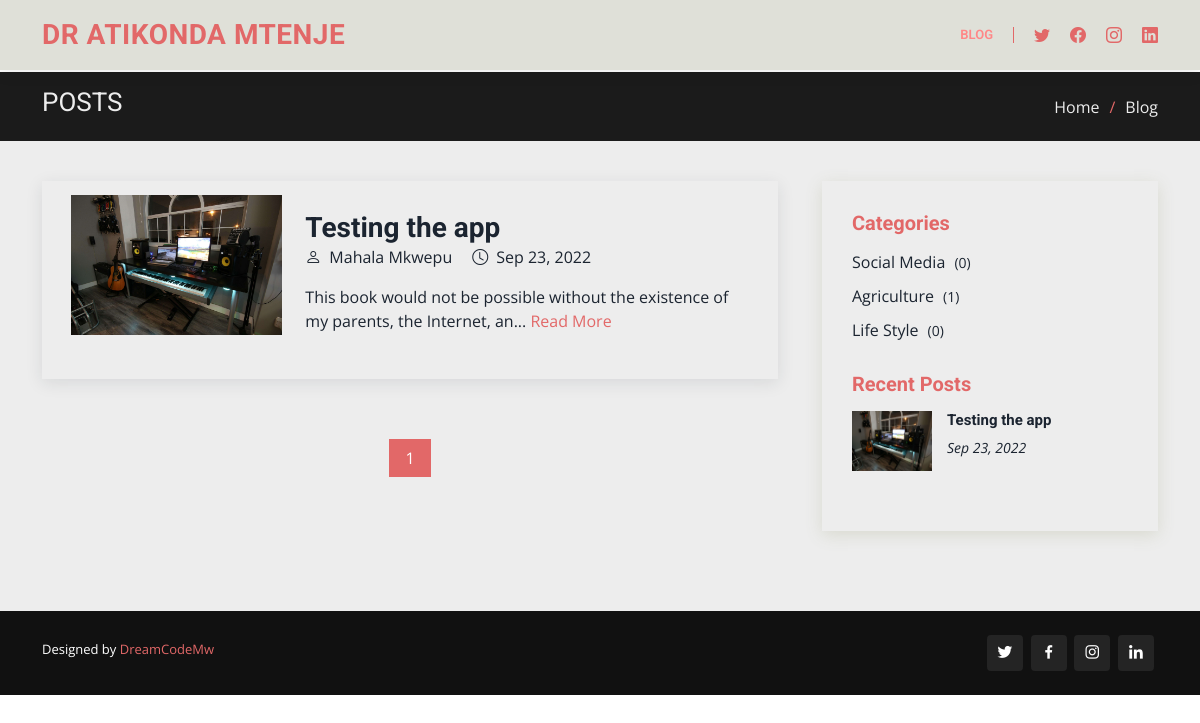
The page /blog.php on the database as committed earlier.
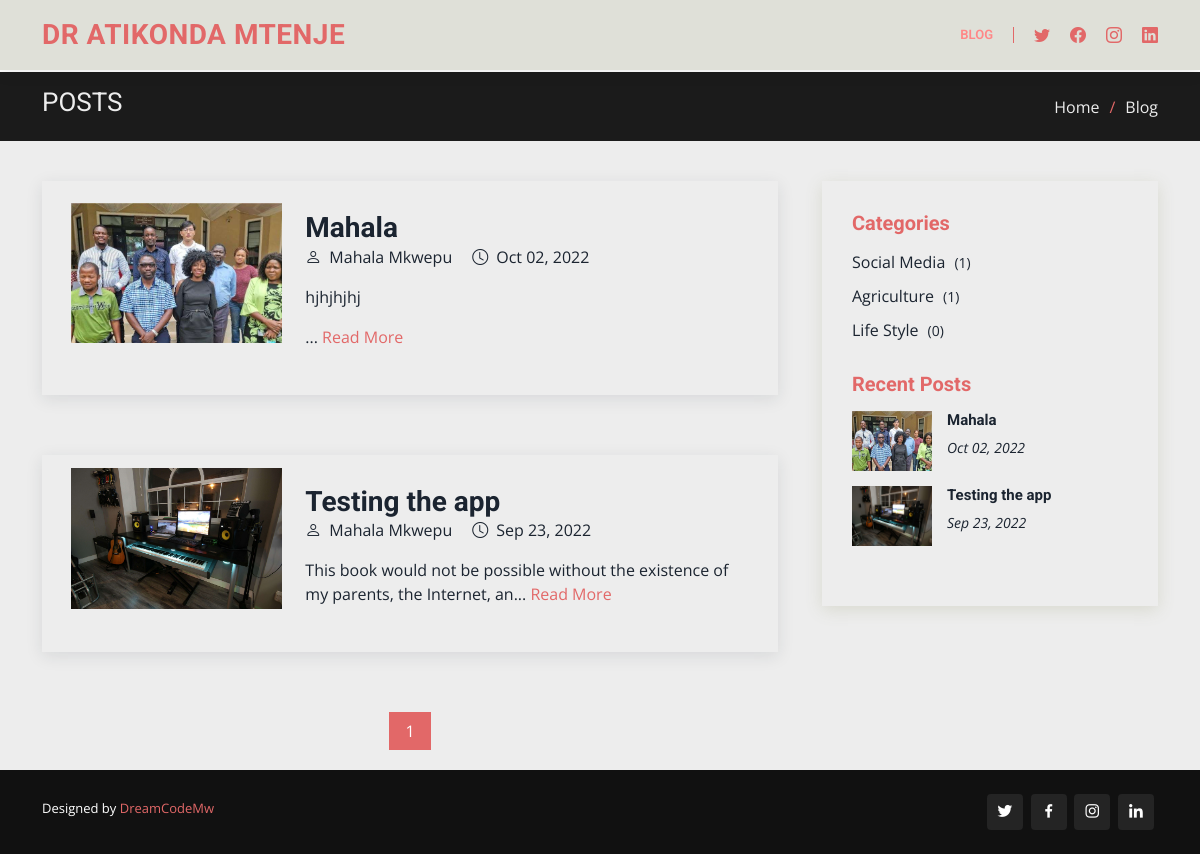
The same page on the database as committed later.
### tables this page shows
CREATE TABLE IF NOT EXISTS `blogs` (
  `blog_id` int(11) NOT NULL AUTO_INCREMENT,
  `category_id` int(11) DEFAULT NULL,
  `title` varchar(200) DEFAULT NULL,
  `author` varchar(200) DEFAULT NULL,
  `image` varchar(200) DEFAULT NULL,
  `content` text,
  `date` date DEFAULT NULL,
  PRIMARY KEY (`blog_id`)
);

CREATE TABLE IF NOT EXISTS `categories` (
  `category_id` int(11) NOT NULL AUTO_INCREMENT,
  `category_name` varchar(100) DEFAULT NULL,
  `upload_date` date DEFAULT NULL,
  PRIMARY KEY (`category_id`)
);

### classes/dbh.class.php (called while the page is built)
<?php
class Dbh{
	private $host = "localhost";
	private $user = "root";
	private $pwd = "";
	private $dbname = "atikonda";
	protected function connect(){
	$dsn = 'mysql:host=' . $this->host . ';dbname='. $this->dbname;
	$pdo =  new PDO($dsn, $this->user, $this->pwd, array(PDO::ATTR_ERRMODE => PDO::ERRMODE_WARNING));
    $pdo->setAttribute(PDO::ATTR_DEFAULT_FETCH_MODE, PDO::FETCH_ASSOC);
    return $pdo;
	}
}
?>

### classes/blog.class.php (called while the page is built, shortened)
<?php
include_once "dbh.class.php";
class Blog extends Dbh
{
    protected function viewsCategories()
    {
        $sql = "SELECT * FROM categories ORDER BY `category_id` DESC";
        $stmt = $this->connect()->query($sql);
        return $stmt->fetchAll();
    }
    protected function viewsBlogWithLimit($start, $end)
    {
        $sql = "SELECT * FROM `blogs` INNER JOIN `categories` ON blogs.category_id = categories.category_id ORDER BY blogs.blog_id DESC LIMIT $start, $end";
        $stmt = $this->connect()->query($sql);
        return $stmt->fetchAll();
    }
    protected function countsBlog()
    {
        $sql = "SELECT * FROM `blogs` INNER JOIN `categories` ON blogs.category_id = categories.category_id";
        $stmt = $this->connect()->query($sql);
        return $stmt->rowCount();
    }
    protected function countsBlogAndCategory($id)
    {
        $sql = "SELECT * FROM `blogs` INNER JOIN `categories` ON blogs.category_id = categories.category_id WHERE categories.category_id = ?";
        $stmt = $this->connect()->prepare($sql);
        $stmt->execute([$id]);
        return $stmt->rowCount();
    }
}

### classes/blogcontr.class.php (called while the page is built, shortened)
<?php
include_once "blog.class.php";
class BlogContr extends Blog
{
    public function viewCategories()
    {
        return $this->viewsCategories();
    }
    public function viewBlogWithLimit($start, $end)
    {
        return $this->viewsBlogWithLimit($start, $end);
    }
    public function countBlog()
    {
        return $this->countsBlog();
    }
    public function countBlogAndCategory($id)
    {
        return $this->countsBlogAndCategory($id);
    }
}

### blog.php (the view, shortened to what the changed rows need)
<?php
include_once "classes/profilecontr.class.php";
include_once "classes/blogcontr.class.php";
$blog = new BlogContr;
?>
<!DOCTYPE html>
<html lang="en">
<head>
  <link href="assets/vendor/animate.css/animate.min.css" rel="stylesheet">
  <link href="assets/vendor/aos/aos.css" rel="stylesheet">
  <link href="assets/vendor/bootstrap/css/bootstrap.min.css" rel="stylesheet">
  <link href="assets/vendor/bootstrap-icons/bootstrap-icons.css" rel="stylesheet">
  <link href="assets/vendor/boxicons/css/boxicons.min.css" rel="stylesheet">
  <link href="assets/vendor/glightbox/css/glightbox.min.css" rel="stylesheet">
  <link href="assets/vendor/remixicon/remixicon.css" rel="stylesheet">
  <link href="assets/vendor/swiper/swiper-bundle.min.css" rel="stylesheet">
  <link href="assets/css/style1.css" rel="stylesheet">
</head>
<body>
  <header id="header" class="fixed-top">
    <div class="container d-flex align-items-center">
      <h1 class="logo me-auto"><a href="index.php">DR ATIKONDA MTENJE</a></h1>
    </div>
  </header>
  <main id="main">
    <section id="breadcrumbs" class="breadcrumbs">
      <div class="container">
        <div class="d-flex justify-content-between align-items-center">
          <h2>Posts</h2>
        </div>
      </div>
    </section>
    <section id="blog" class="blog">
      <div class="container" data-aos="fade-up">
        <div class="row">
          <div class="col-lg-8 entries">
            <?php
            @$page = $_GET["page"];
            if ($page == "" || $page == "1") {
              $page1 = 0;
            } else {
              $page1 = ($page * 4) - 4;
            }
            if (isset($_GET['cat_id'])) {
              $category_id = $_GET['cat_id'];
              $row = $blog->viewBlogAndCategory($category_id, $page1, 4);
            } else {
              $row = $blog->viewBlogWithLimit($page1, 4);
            }
            foreach ($row as $rw) {
              $date = strtotime($rw['date']);
            ?>
              <article class="entry">
                <div class="row">
                  <div class="col-md-3 m-auto">
                    <div class="entry-img mb-0">
                      <img src="img/blog/<?php echo $rw['image'] ?>" alt="" class="img-fluid">
                    </div>
                  </div>
                  <div class="col-md-8">
                    <h2 class="entry-title mb-0">
                      <a href="blog.php?blog_id=<?php echo $rw['blog_id'] ?>"><?php echo $rw['title'] ?></a>
                    </h2>
                    <div class="entry-meta mb-0">
                      <ul>
                        <li class="d-flex align-items-center"><i class="bi bi-person"></i> <?php echo $rw['author'] ?></li>
                        <li class="d-flex align-items-center"><i class="bi bi-clock"></i> <time datetime="2020-01-01"><?php echo date("M d, Y", $date) ?></time></li>
                      </ul>
                    </div>
                    <div class="entry-content mb-0">
                      <p>
                        <?php echo substr($rw['content'], 0, 100); ?>...
                        <a href="blog.php?blog_id=<?php echo $rw['blog_id'] ?>">Read More</a>
                      </p>
                    </div>
                  </div>
                </div>
              </article>
            <?php
            }
            if (isset($_GET['cat_id'])) {
              $category_id = $_GET['cat_id'];
              $cout = $blog->countBlogAndCategory($category_id);
            } else {
              $cout = $blog->countBlog();
            }
            $a = $cout / 4;
            $a = ceil($a);
            ?>
            <div class="blog-pagination">
              <ul class="justify-content-center">
                <?php for ($b = 1; $b <= $a; $b++) {  ?>
                  <li class="active"><a href="blog.php?page=<?php echo $b; ?>"><?php echo $b . " "; ?></a></li>
                <?php } ?>
              </ul>
            </div>
          </div>
          <div class="col-lg-4">
            <div class="sidebar">
              <div class="sidebar-item categories">
                <ul>
                  <?php
                  $row = $blog->viewCategories();
                  foreach ($row as $rw) {
                    $cat_id = $rw['category_id'];
                    $blogs = $blog->countBlogAndCategory($cat_id);
                  ?>
                    <li><a href="blog.php?cat_id=<?php echo $cat_id ?>" class="text-capitalize"><?php echo $rw['category_name'] ?> <span>(<?php echo $blogs; ?>)</span></a></li>
                  <?php } ?>
                </ul>
              </div>
              <div class="sidebar-item recent-posts">
                <?php
                $row = $blog->viewBlogWithLimit(0, 4);
                foreach ($row as $rw) {
                  $date = strtotime($rw['date']);
                ?>
                  <div class="post-item clearfix">
                    <img src="img/blog/<?php echo $rw['image'] ?>" width="60px" height="60px" alt="">
                    <h4><a href="index.php?blog_id=<?php echo $rw['blog_id'] ?>"><?php echo $rw['title'] ?></a></h4>
                    <time datetime="2020-01-01"><?php echo date("M d, Y", $date) ?></time>
                  </div>
                <?php } ?>
              </div>
            </div>
          </div>
        </div>
      </div>
    </section>
  </main>
</body>
</html>

Rows that differ between the two databases and show on the page:
added blogs: image (picture), title "Mahala", author "Mahala Mkwepu", date "Oct 02, 2022", content "hjhjhjhj"
computed for categories "Social Media": blogs "0" → "1"
